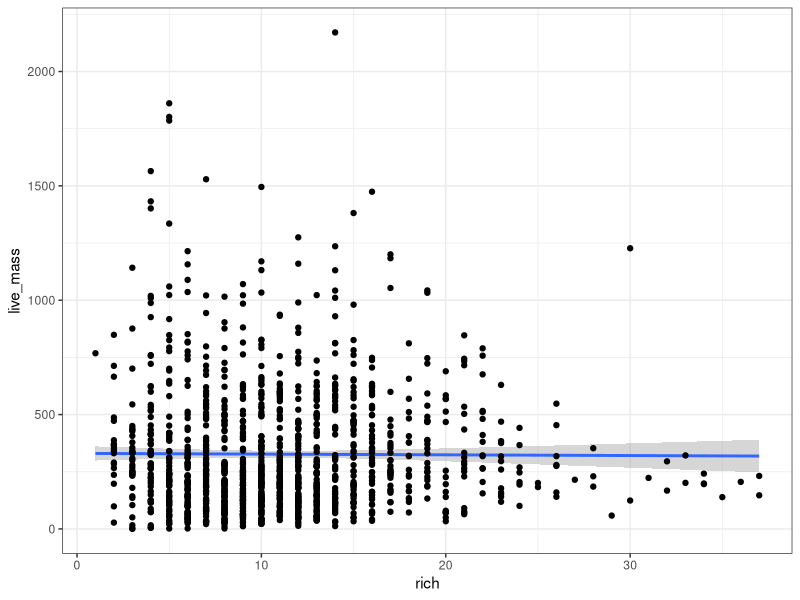
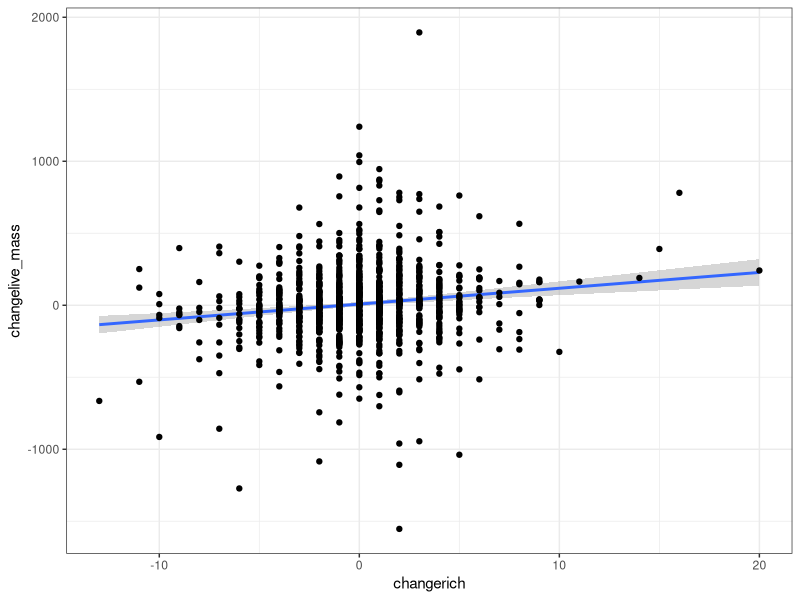
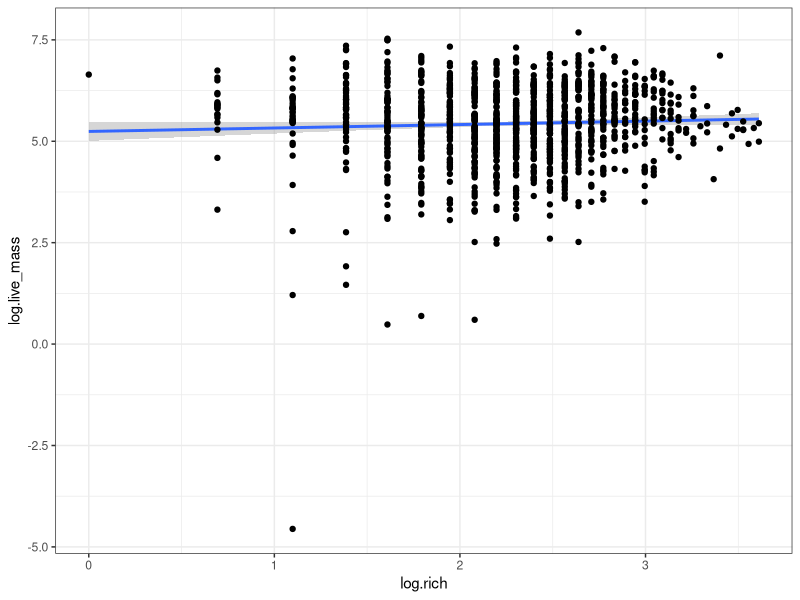
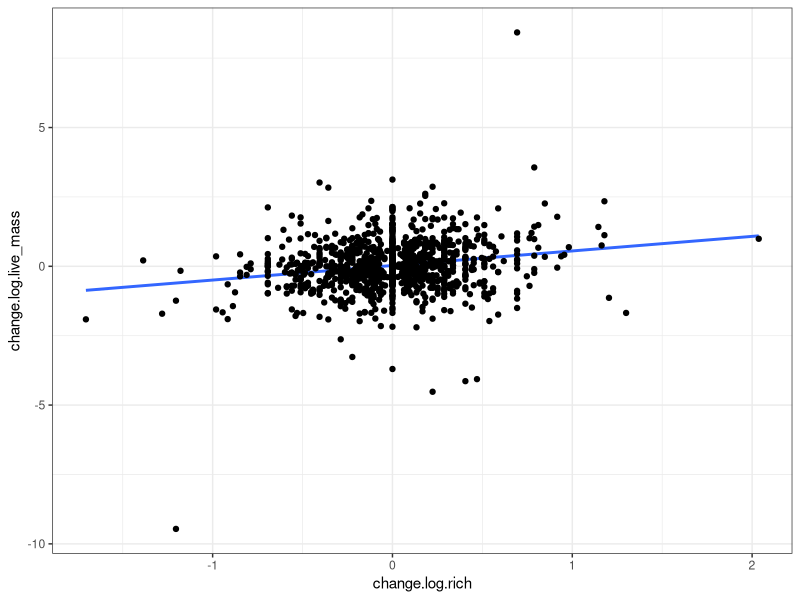
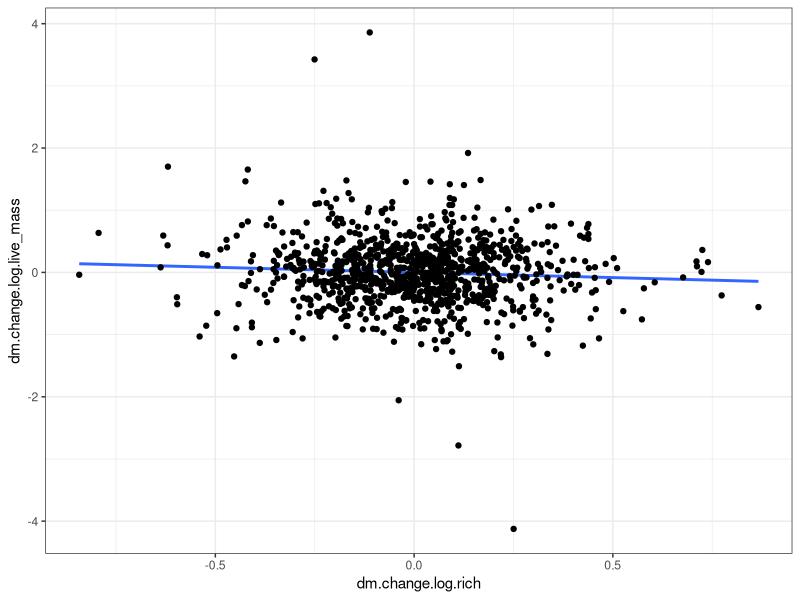
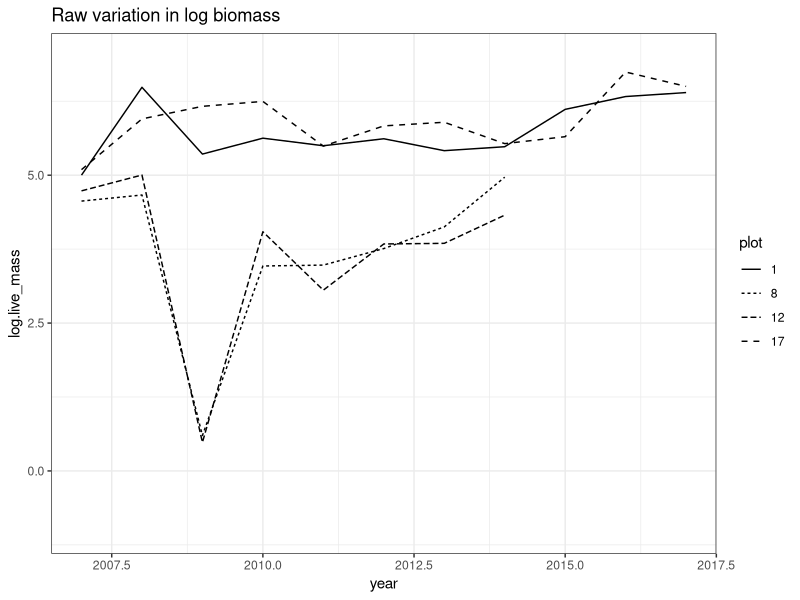
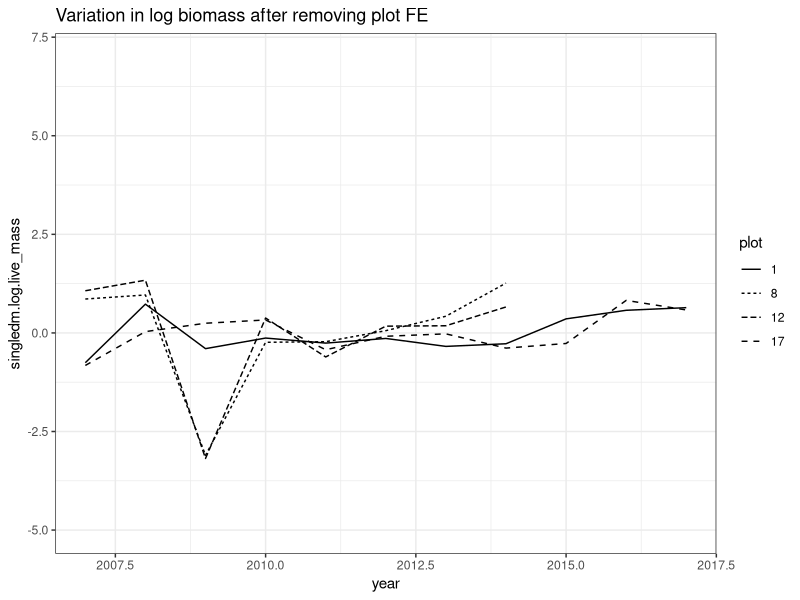
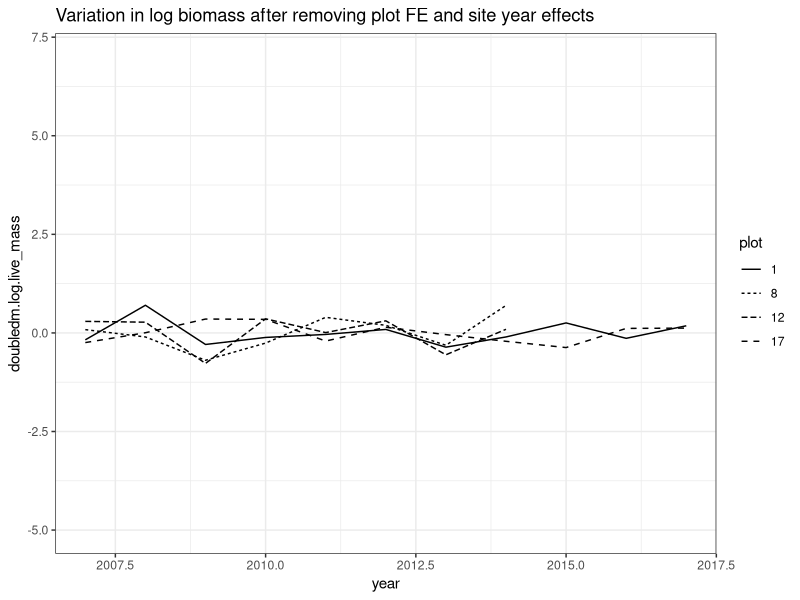

Write the R code that produced these figures, in order. (Note: this script raises an error after producing the figures.)
################################################################
# Make some figures to get at importance of panel data methods
# and sources of variation in NutNet
#############
#load libraries
require(ggplot2)
library(data.table)
library(viridis)

##Load processed Data, processed from version 'comb-by-plot-clim-soil-diversity-28-Apr-2017.csv'
#setwd("~/Google Drive/NutNet Causality for Steve/")
#comb <- fread("NutNetControlPlotDataToUseApril2017.csv",na.strings='NA')

setwd("~/Documents/GitHub/NutNetCausalInf/data/processed/")
comb <- fread("NutNetControlPlotData_v201804.csv",na.strings='NA')

comb$site <- comb$site_code
comb$plot = as.factor(comb$plot)

# Goals of plots
# Baseline levels differ by site
# Variation through site after removing important differences.
# changerich and changelive_mass are first differences in rich
# and live_mass at the plot level. Preferred models use plot FE and
# site x year effects, so take the changes and demean by plots within
# same site and year

comb[,dm.changerich:=changerich-mean(changerich, na.rm=T), by=.(site,year)]
comb[,dm.changelive_mass:=changelive_mass-mean(changelive_mass, na.rm=T), by=.(site,year)]

# We'll also do (double) demeaning of logged values to mimic 
# what's done in log-log model
comb[,`:=`(log.rich=log(rich), log.live_mass=log(live_mass))]
comb[order(year), change.log.rich := log(rich)-shift(log(rich)), by =.(plot, site_code)]
comb[order(year), change.log.live_mass := log(live_mass)-shift(log(live_mass)), by =.(plot, site_code)]
comb[,dm.change.log.rich:=change.log.rich-mean(change.log.rich, na.rm=T), by=.(site,year)]
comb[,dm.change.log.live_mass:=change.log.live_mass-mean(change.log.live_mass, na.rm=T), by=.(site,year)]

# Plot for raw data relationship
ggplot(comb[!is.na(rich) & !is.na(live_mass),], 
       aes(x=rich, 
           y=live_mass)) + 
  geom_smooth(method="lm", se=T) +
  theme_bw() +
  geom_point()

#run bivariate lm
adler <- lm(live_mass ~ rich, data = comb)
summary(adler)
adler.log <- lm(log(live_mass) ~ log(rich), data = comb)
summary(adler.log)

# Raw changes
ggplot(comb[!is.na(changerich) & !is.na(changelive_mass),], 
       aes(x=changerich, 
           y=changelive_mass)) + 
  geom_smooth(method="lm", se=T) +
  theme_bw() +
  geom_point()


# Plots for log-log models - punchline
# Cross-sectional analog
ggplot(comb[!is.na(log.rich) & !is.na(log.live_mass),], 
       aes(x=log.rich, 
           y=log.live_mass)) + 
  geom_smooth(method="lm", se=T) +
  theme_bw() +
  geom_point()

# Plot FE only
ggplot(comb[!is.na(change.log.rich) & !is.na(change.log.live_mass),], 
       aes(x=change.log.rich, 
           y=change.log.live_mass)) + 
  geom_smooth(method="lm", se=F) +
  theme_bw() +
  geom_point()

# Panel analog (plot FE and site-year effects)
ggplot(comb[!is.na(dm.change.log.rich) & !is.na(dm.change.log.live_mass),], 
       aes(x=dm.change.log.rich, 
           y=dm.change.log.live_mass)) + 
  geom_smooth(method="lm", se=F) +
  theme_bw() +
  geom_point()



######
# Decompose variation from one plot
######
comb[,singledm.log.live_mass:=log.live_mass-mean(log.live_mass, na.rm=T), by=.(site, plot)]
comb[,doubledm.log.live_mass:=singledm.log.live_mass-mean(singledm.log.live_mass, na.rm=T), by=.(site, year)]
ggplot(comb[(site=="sedg.us" & plot %in% c("1","17")) | (site=="sevi.us" & plot %in% c("8","12")),],
       aes(x=year, y=log.live_mass, group=plot, linetype=plot)) + 
  geom_line() + 
  ggtitle("Raw variation in log biomass") + 
  theme_bw() + 
  ylim(c(-1,7)) 

## why does this look different?
ggplot(comb[site=="sedg.us" & plot %in% c("1","17") | (site=="sevi.us" & plot %in% c("8","12")), ],
       aes(x=year, y=singledm.log.live_mass, group=plot, linetype=plot)) + 
  geom_line() + 
  ggtitle("Variation in log biomass after removing plot FE") + 
  theme_bw() + 
  ylim(c(-5,7)) 

ggplot(comb[site=="sedg.us" & plot %in% c("1","17") | (site=="sevi.us" & plot %in% c("8","12")),],
       aes(x=year, y=doubledm.log.live_mass, group=plot, linetype=plot)) + 
  geom_line() + 
  ggtitle("Variation in log biomass after removing plot FE and site year effects") +
  theme_bw() + 
  ylim(c(-5,7)) 


#Look at all plots in sevi to see what happened in 2009
ggplot(comb[site=="sevi.us",],
       aes(x=year, y=log.live_mass, group=plot, linetype=plot)) + 
  geom_line() + 
  ggtitle("Raw variation in log biomass -- all plots in sevi.us") + 
  theme_bw() + 
  ylim(c(-1,7)) 




# Plot histogram of average richness by site
variation.histogram.plot = ggplot(comb[,mean(rich, na.rm=T), by=plot],
       aes(x=V1-11, y=..ncount..)) + 
  geom_histogram(binwidth=1, fill='gray') + 
  geom_histogram(data=comb, fill="black",
                 aes(x=changerich, y= -..ncount..),
                 binwidth=1) + 
  theme_bw() + 
  theme(axis.text.x=element_blank(),
        axis.text.y=element_blank(),
        axis.ticks = element_blank(),
        axis.title = element_text(size=18)) + 
  geom_text(aes(label="Cross-sectional differences",x=10, y=0.75), size=6) + 
  geom_text(aes(label="Temporal differences",x=10, y=-0.75), size=6) + 
  xlab("") + 
  ylab("Normalized count")

pdf("cross_vs_time_variation_histograms.pdf", width=8, height=8)
variation.histogram.plot
dev.off()



#plot trends removing variables like in Grace et al - site_live_mass, shading (ground_PAR), soil fertility
plot(comb$live_mass, comb$site_live_mass)
comb[, site_live_mass := sum(live_mass, na.rm = T), by = site]
plot_prod.Grace = lm(log(live_mass) ~ log(site_live_mass) + log(rich)  , data = comb)
summary(plot_prod.Grace)

plot_prod.Grace.soilfert = lm(log(live_mass) ~ log(site_live_mass) + log(rich) + log(ppm_P) + PercentSilt + soilts_pH , data = comb)
summary(plot_prod.Grace.soilfert)
#soil fertility: ppm_P, PercentSilt, soilts_ppm_P, soilts_pH
plot_prod.Grace.soilfert = lm(log(live_mass) ~ log(site_live_mass) + log(rich) + log(soilts_ppm_P) + PercentSilt + soilts_pH , data = comb)
summary(plot_prod.Grace.soilfert)

# make a soil fert variable a la Grace :
# # make the Grace composite vaeiable - SoilFertility    = +0.144*LogP - 0.123*PH +0.458*Silt    
plot_prod.Grace.soilfertcomposite = lm(log(live_mass) ~ log(site_live_mass) + I(0.144*log(ppm_P) - 0.123*soilts_pH + 0.458*PercentSilt) + log(rich) , data = comb)
summary(plot_prod.Grace.soilfertcomposite)
screenreg(plot_prod.Grace.soilfertcomposite)

#rich mod:   Ground_PAR, site_rich, soil suitability
plot_rich.Grace = lm(log(rich) ~ log(site_year_rich) +  Ground_PAR   , data = comb)
summary(plot_rich.Grace)




